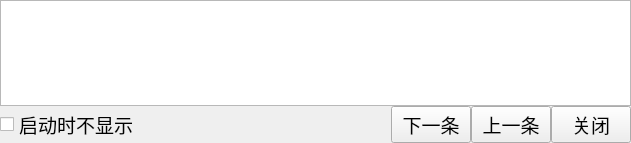
<?xml version="1.0" encoding="UTF-8"?>
<ui version="4.0">
 <class>QSttAssistTipsShowWidget</class>
 <widget class="QWidget" name="QSttAssistTipsShowWidget">
  <property name="geometry">
   <rect>
    <x>0</x>
    <y>0</y>
    <width>631</width>
    <height>143</height>
   </rect>
  </property>
  <property name="font">
   <font>
    <family>Agency FB</family>
    <pointsize>14</pointsize>
   </font>
  </property>
  <property name="windowTitle">
   <string>Form</string>
  </property>
  <layout class="QVBoxLayout" name="verticalLayout_2">
   <property name="spacing">
    <number>0</number>
   </property>
   <property name="leftMargin">
    <number>0</number>
   </property>
   <property name="topMargin">
    <number>0</number>
   </property>
   <property name="rightMargin">
    <number>0</number>
   </property>
   <property name="bottomMargin">
    <number>0</number>
   </property>
   <item>
    <layout class="QVBoxLayout" name="m_vlayMsg">
     <property name="spacing">
      <number>0</number>
     </property>
     <item>
      <widget class="QTextEdit" name="m_txtTip">
       <property name="readOnly">
        <bool>true</bool>
       </property>
      </widget>
     </item>
     <item>
      <layout class="QHBoxLayout" name="horizontalLayout">
       <item>
        <widget class="QCheckBox" name="m_chkShowAtStart">
         <property name="text">
          <string>启动时不显示</string>
         </property>
        </widget>
       </item>
       <item>
        <spacer name="horizontalSpacer">
         <property name="orientation">
          <enum>Qt::Horizontal</enum>
         </property>
         <property name="sizeHint" stdset="0">
          <size>
           <width>40</width>
           <height>20</height>
          </size>
         </property>
        </spacer>
       </item>
       <item>
        <widget class="QPushButton" name="m_btnNext">
         <property name="text">
          <string>下一条</string>
         </property>
        </widget>
       </item>
       <item>
        <widget class="QPushButton" name="m_btnPrev">
         <property name="text">
          <string>上一条</string>
         </property>
        </widget>
       </item>
       <item>
        <widget class="QPushButton" name="m_btnClose">
         <property name="text">
          <string>关闭</string>
         </property>
        </widget>
       </item>
      </layout>
     </item>
    </layout>
   </item>
  </layout>
 </widget>
 <resources/>
 <connections/>
</ui>
